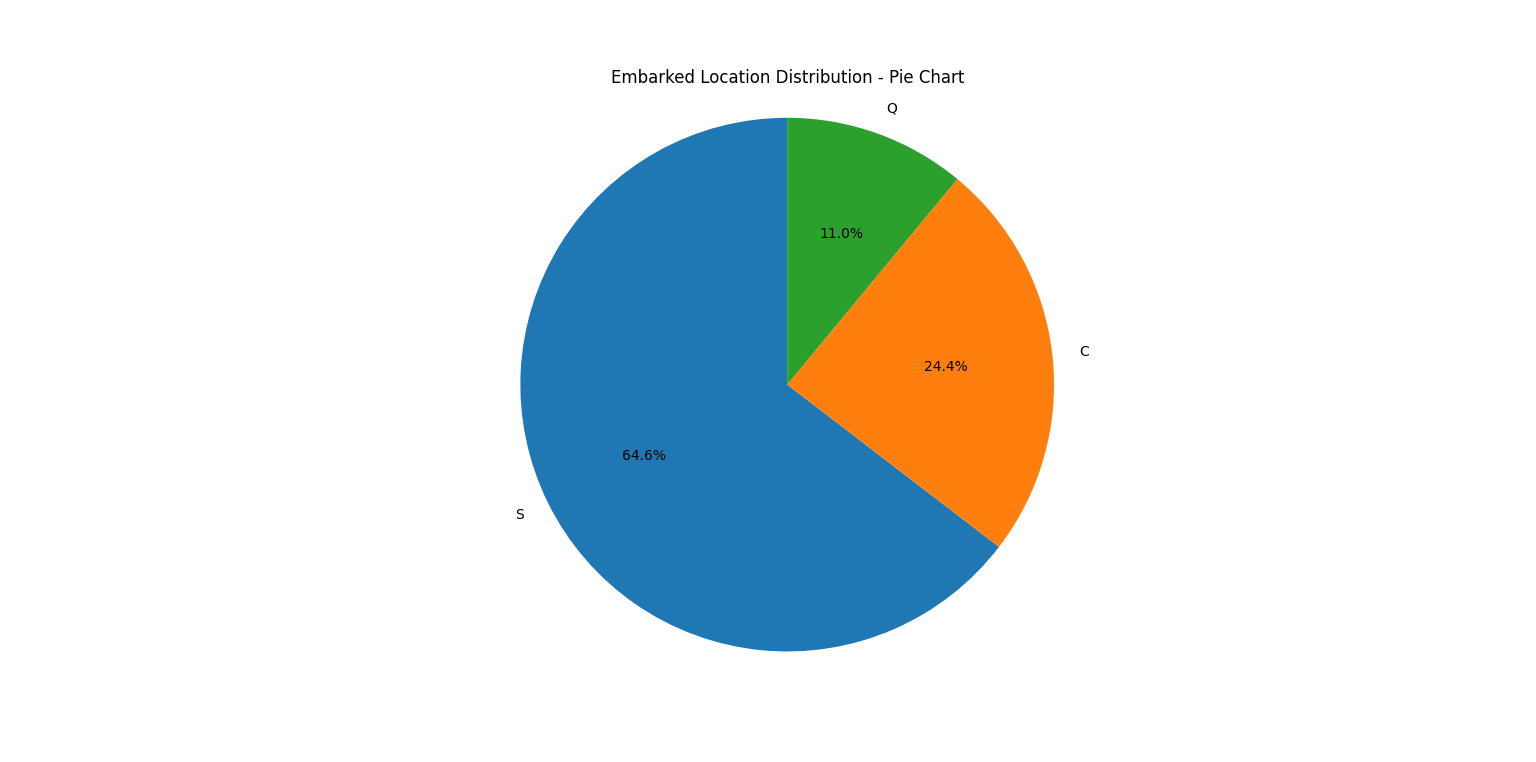

Recreate this plot in Python.
import zipfile
import pandas as pd
import matplotlib.pyplot as plt

with zipfile.ZipFile(r"C:\Users\Acer\OneDrive\Desktop\archive.zip", 'r') as zip_ref:

    zip_ref.extractall("data/")

df = pd.read_csv("data/tested.csv")

# Pie Chart: Embarked Distribution
df["Embarked"].value_counts().plot(kind='pie', autopct='%1.1f%%', startangle=90)
plt.title("Embarked Location Distribution - Pie Chart")
plt.ylabel("")  # Hide y-axis label
plt.axis('equal')
plt.show()
